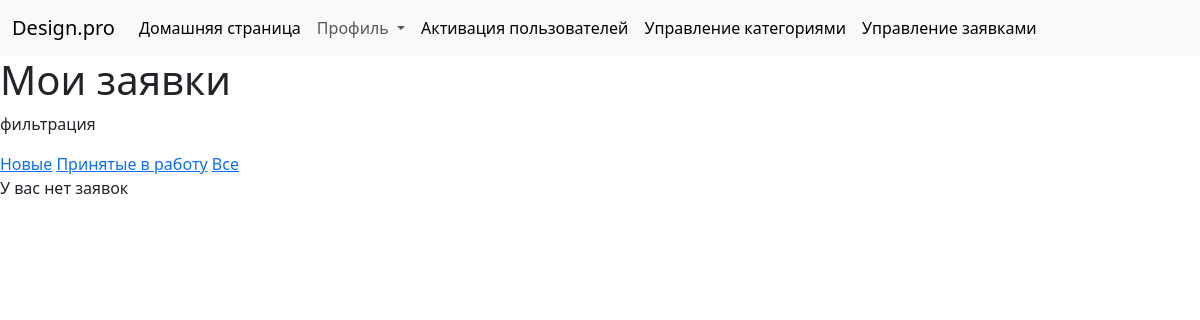
Page /studio/pleasc/ (signed in) on the earlier database version.
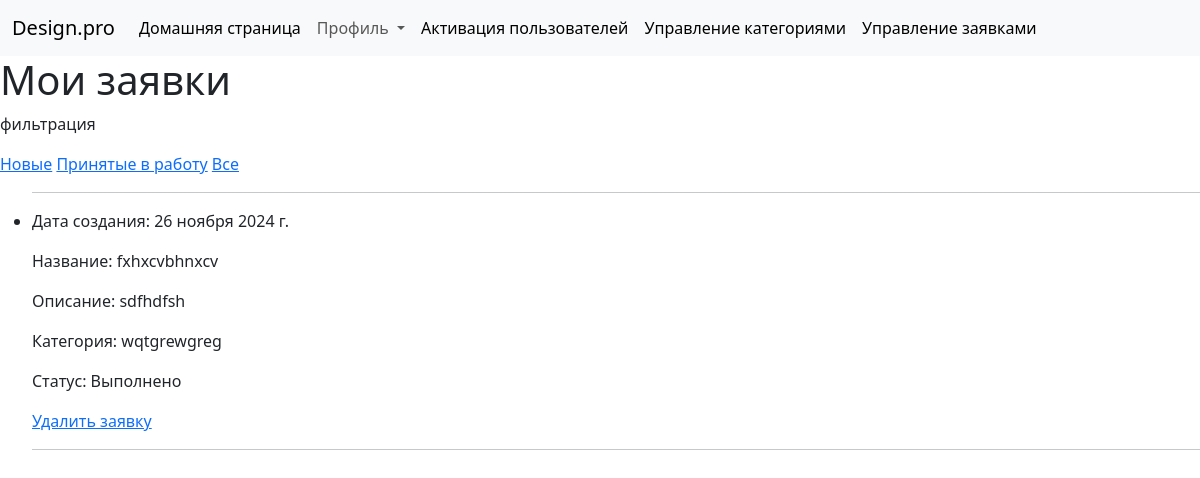
Same page on the later database version.
### studio/models.py (models this page shows, shortened)
class Plea(models.Model):
    name = models.CharField(max_length=50)
    description = models.TextField(max_length=1000, help_text="Введите описание заявки")
    category = models.ForeignKey('Category', on_delete=models.CASCADE, null=True, help_text="Выберите категорию заявки")
    plan = models.ImageField(upload_to ='images/', null=True)
    author = models.ForeignKey(User, on_delete=models.SET_NULL, null=True, blank=True)
    creationDate = models.DateField(default=date.today)
    comentary = models.TextField(max_length=1000, null=True)
    design = models.ImageField(upload_to ='images/', null=True)
    adminUserName = models.CharField(max_length=150, null=True, blank=True)
    LOAN_STATUS = (
        ('n', 'Новая'),
        ('c', 'Выполнено'),
        ('i', 'принято в работу')
    )
    status = models.CharField(max_length=1, choices=LOAN_STATUS, blank=True, default='n', help_text='Статус заявки')
    def get_absolute_url(self):
        return reverse('plea-detail', args=[str(self.id)])

class Category(models.Model):
    name = models.CharField(
        max_length=200,
        unique=True,
        help_text="Введите категорию"
    )
    def __str__(self):
        return self.name
    class Meta:
        constraints = [
            UniqueConstraint(
                Lower('name'),
                name='genre_name_case_insensitive_unique',
                violation_error_message = "Жанр уже существует (совпадение без учета регистра)"
            ),
        ]

### studio/views.py (the view)
class PleaListViewC(LoginRequiredMixin,generic.ListView):
    model = Plea
    template_name ='studio/plea_list_c.html'
    def get_queryset(self):
        return Plea.objects.filter(author=self.request.user).order_by('creationDate').filter(status='c')

### studio/templates/studio/plea_list_c.html
{% extends "base_generic.html" %}
{% block content %}
  <h1>Мои заявки</h1>
  <p>фильтрация</p>
  <a href="{% url 'pleas_n'%}">Новые</a>
  <a href="{% url 'pleas_i'%}">Принятые в работу</a>
  <a href="{% url 'pleas'%}">Все</a>
  {% if plea_list %}
    <ul>
      {% for plea in plea_list %}
      <li>
        <hr>
        <p>Дата создания: {{ plea.creationDate }}</p>
        <p>Название: {{ plea.name }}</p>
        <p>Описание: {{ plea.description }}</p>
        <p>Категория: {{ plea.category }}</p>
        {% if plea.status == 'n' %}
        <p>Статус: Новая</p>
        {% elif plea.status == 'c' %}
        <p>Статус: Выполнено</p>
        {% else %}
        <p>Статус: принято в работу</p>
        {% endif %}
        <a href="{{ plea.get_absolute_url }}/delete/">Удалить заявку</a>
        <hr>
      </li>
      {% endfor %}
    </ul>
  {% else %}
    <p>У вас нет заявок</p>
  {% endif %}
{% endblock %}

Differences in the rows shown:
now on this page (row edited): Plea: creationDate "26 ноября 2024 г.", name "fxhxcvbhnxcv", description "sdfhdfsh", category "wqtgrewgreg", status "Статус: Выполнено"
Other differences:
text no longer shown: "У вас нет заявок"
